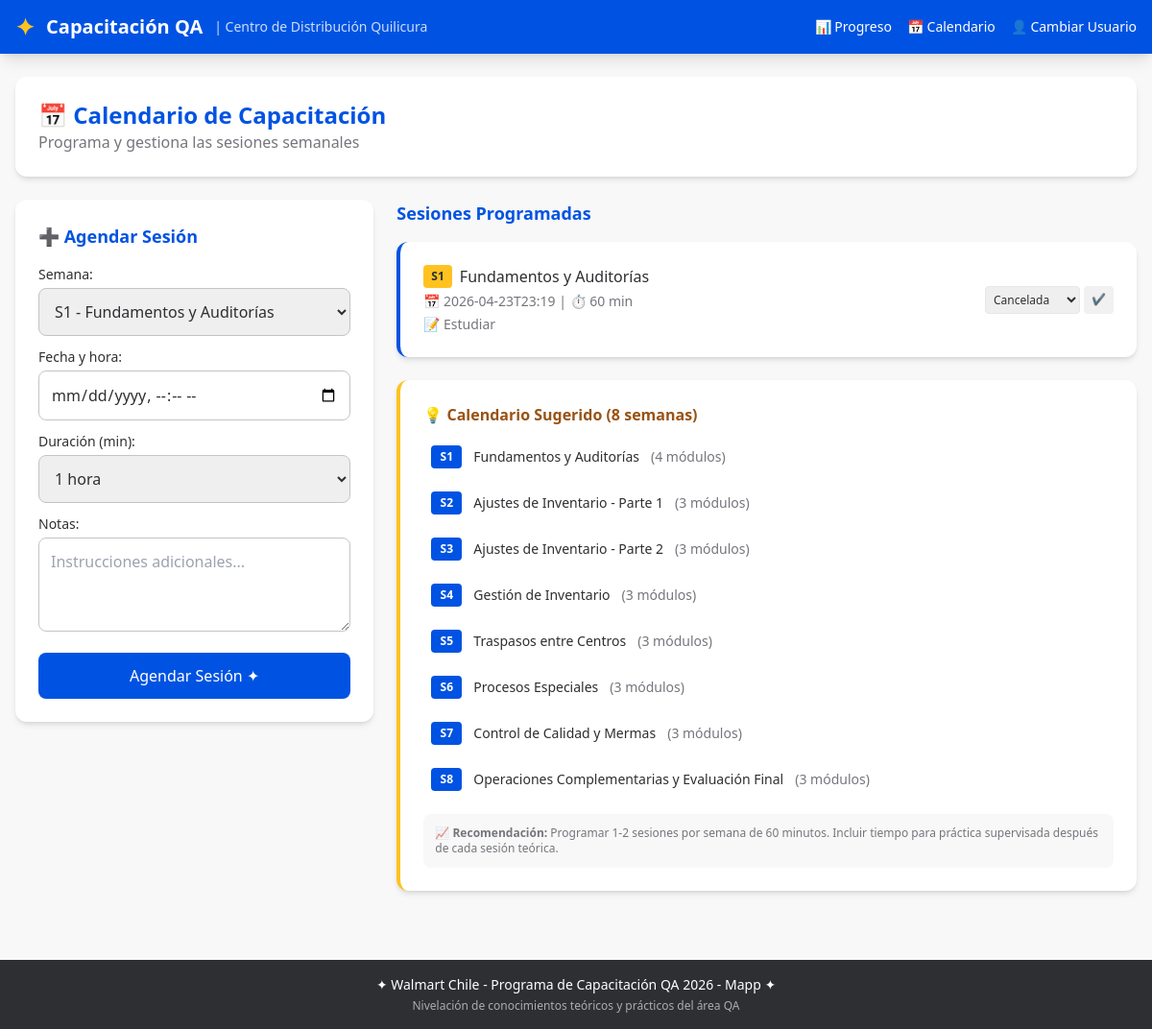
Page /admin/calendario on the committed database.
### tables this page shows
CREATE TABLE sesiones_calendario (
                id INTEGER PRIMARY KEY AUTOINCREMENT,
                semana INTEGER NOT NULL,
                titulo TEXT NOT NULL,
                descripcion TEXT,
                fecha_programada TEXT,
                duracion_min INTEGER DEFAULT 60,
                estado TEXT DEFAULT 'pendiente',
                notas TEXT
            );

### routes/admin.py (the view)
@router.get("/admin/calendario", response_class=HTMLResponse)
async def ver_calendario(request: Request):
    db = await get_db()
    sesiones = await db.execute_fetchall(
        "SELECT * FROM sesiones_calendario ORDER BY semana, fecha_programada"
    )
    await db.close()
    return templates.TemplateResponse("calendar.html", {
        "request": request,
        "weeks": WEEKS,
        "sesiones": sesiones,
    })

### templates/calendar.html (shortened to what this page needs)
{% extends "base.html" %}
{% block content %}
<div class="fade-in">
    <div class="bg-white rounded-xl shadow-md p-6 mb-6">
        <h1 class="text-2xl font-bold text-walmart-blue">📅 Calendario de Capacitación</h1>
        <p class="text-walmart-gray-100">Programa y gestiona las sesiones semanales</p>
    </div>
    <div class="grid lg:grid-cols-3 gap-6">
        <div class="lg:col-span-1">
            <div class="bg-white rounded-xl shadow-md p-6 sticky top-6">
                <h2 class="text-lg font-bold text-walmart-blue mb-4">➕ Agendar Sesión</h2>
                <form action="/admin/calendario/agregar" method="POST">
                    <label for="semana" class="block text-sm font-medium mb-1">Semana:</label>
                    <select name="semana" id="semana" required
                            class="w-full border border-walmart-gray-50 rounded-lg p-3 mb-3 focus:ring-2 focus:ring-walmart-blue">
                        {% for week in weeks %}
                        <option value="{{ week.semana }}">S{{ week.semana }} - {{ week.titulo }}</option>
                        {% endfor %}
                    </select>
                    <label for="fecha_programada" class="block text-sm font-medium mb-1">Fecha y hora:</label>
                    <input type="datetime-local" name="fecha_programada" id="fecha_programada" required
                           class="w-full border border-walmart-gray-50 rounded-lg p-3 mb-3 focus:ring-2 focus:ring-walmart-blue">
                    <label for="duracion_min" class="block text-sm font-medium mb-1">Duración (min):</label>
                    <select name="duracion_min" id="duracion_min"
                            class="w-full border border-walmart-gray-50 rounded-lg p-3 mb-3 focus:ring-2 focus:ring-walmart-blue">
                        <option value="60" selected>1 hora</option>
                    </select>
                    <label for="notas" class="block text-sm font-medium mb-1">Notas:</label>
                    <textarea name="notas" id="notas" rows="3" placeholder="Instrucciones adicionales..."
                              class="w-full border border-walmart-gray-50 rounded-lg p-3 mb-4 focus:ring-2 focus:ring-walmart-blue"></textarea>
                    <button type="submit"
                            class="w-full bg-walmart-blue text-white py-3 px-4 rounded-lg font-medium hover:bg-walmart-blue-hover transition-colors focus:ring-2 focus:ring-offset-2 focus:ring-walmart-blue">
                        Agendar Sesión ✦
                    </button>
                </form>
            </div>
        </div>
        <div class="lg:col-span-2">
            <h2 class="text-lg font-bold text-walmart-blue mb-4">Sesiones Programadas</h2>
            {% if sesiones %}
            <div class="space-y-4">
                {% for sesion in sesiones %}
                <div class="bg-white rounded-xl shadow-md p-6 {% if sesion[6] == 'completada' %}border-l-4 border-walmart-green{% elif sesion[6] == 'en_progreso' %}border-l-4 border-walmart-spark{% else %}border-l-4 border-walmart-blue{% endif %}">
                    <div class="flex flex-col sm:flex-row items-start sm:items-center justify-between gap-3">
                        <div>
                            <div class="flex items-center gap-2">
                                <span class="bg-walmart-spark text-walmart-gray-160 px-2 py-1 rounded text-xs font-bold">S{{ sesion[1] }}</span>
                                <h3 class="font-medium">{{ sesion[2] }}</h3>
                            </div>
                            <p class="text-sm text-walmart-gray-100 mt-1">📅 {{ sesion[4] }} | ⏱ {{ sesion[5] }} min</p>
                            {% if sesion[7] %}
                            <p class="text-sm text-walmart-gray-100 mt-1">📝 {{ sesion[7] }}</p>
                            {% endif %}
                        </div>
                        <div class="flex items-center gap-2">
                            <form action="/admin/calendario/estado/{{ sesion[0] }}" method="POST" class="flex gap-1">
                                <select name="estado" class="text-xs border rounded p-1 focus:ring-2 focus:ring-walmart-blue">
                                    <option value="cancelada" {% if sesion[6] == 'cancelada' %}selected{% endif %}>Cancelada</option>
                                </select>
                                <button type="submit" class="bg-walmart-gray-10 text-walmart-gray-160 px-2 py-1 rounded text-xs hover:bg-walmart-gray-50 transition-colors">
                                    ✔
                                </button>
                            </form>
                        </div>
                    </div>
                </div>
                {% endfor %}
            </div>
            {% else %}
            <div class="bg-white rounded-xl shadow-md p-12 text-center">
                <p class="text-walmart-gray-100 text-lg">No hay sesiones programadas aún.</p>
                <p class="text-sm text-walmart-gray-100 mt-2">Usa el formulario para agendar la primera sesión →</p>
            </div>
            {% endif %}
            <div class="mt-6 bg-white rounded-xl shadow-md p-6 spark-border">
                <h3 class="font-bold text-walmart-spark-dark mb-3">💡 Calendario Sugerido (8 semanas)</h3>
                <div class="space-y-2 text-sm">
                    {% for week in weeks %}
                    <div class="flex items-center gap-3 p-2 rounded hover:bg-walmart-gray-5">
                        <span class="bg-walmart-blue text-white px-2 py-1 rounded text-xs font-bold w-8 text-center">S{{ week.semana }}</span>
                        <span class="font-medium">{{ week.titulo }}</span>
                        <span class="text-walmart-gray-100">({{ week.modulos|length }} módulos)</span>
                    </div>
                    {% endfor %}
                </div>
                <div class="mt-4 p-3 bg-walmart-gray-5 rounded-lg">
                    <p class="text-xs text-walmart-gray-100">
                        <strong>📈 Recomendación:</strong> Programar 1-2 sesiones por semana de 60 minutos.
                        Incluir tiempo para práctica supervisada después de cada sesión teórica.
                    </p>
                </div>
            </div>
        </div>
    </div>
</div>
{% endblock %}

### templates/base.html (style rules this page uses)
.fade-in { animation: fadeIn 0.3s ease-out; }
.spark-border { border-left: 4px solid #ffc220; }

### rows in the picture
sesiones_calendario: semana "1", titulo "Fundamentos y Auditorías", fecha_programada "2026-04-23T23:19", duracion_min "60", notas "Estudiar", estado "Cancelada", modulos|length "4"

### other values in the picture
{{ week.semana }} "2" "3" "4" "5" "6" "7" "8"
{{ week.titulo }} "Ajustes de Inventario - Parte 1" "Ajustes de Inventario - Parte 2" "Gestión de Inventario" "Traspasos entre Centros" "Procesos Especiales" "Control de Calidad y Mermas" "Operaciones Complementarias y Evaluación Final"
{{ week.modulos|length }} "3" "3" "3" "3" "3" "3" "3"
